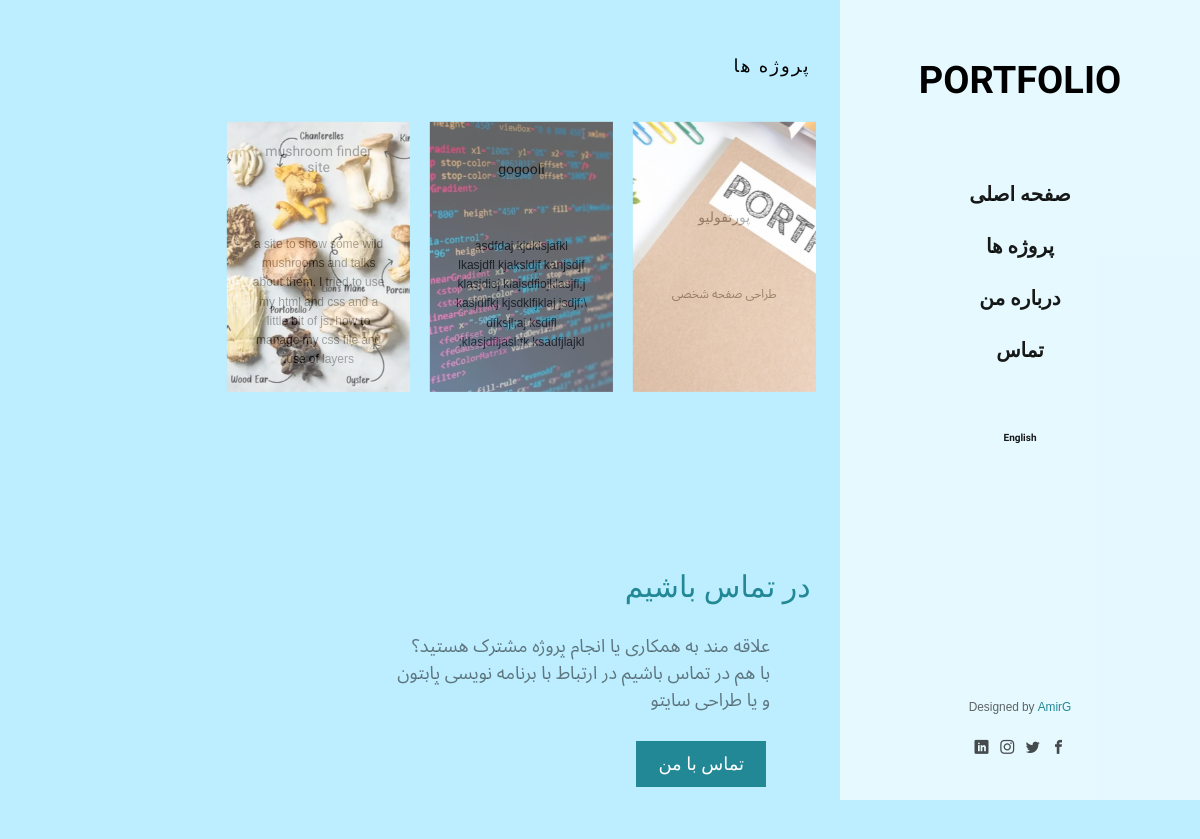
The app's page /fa/projects/, older data.
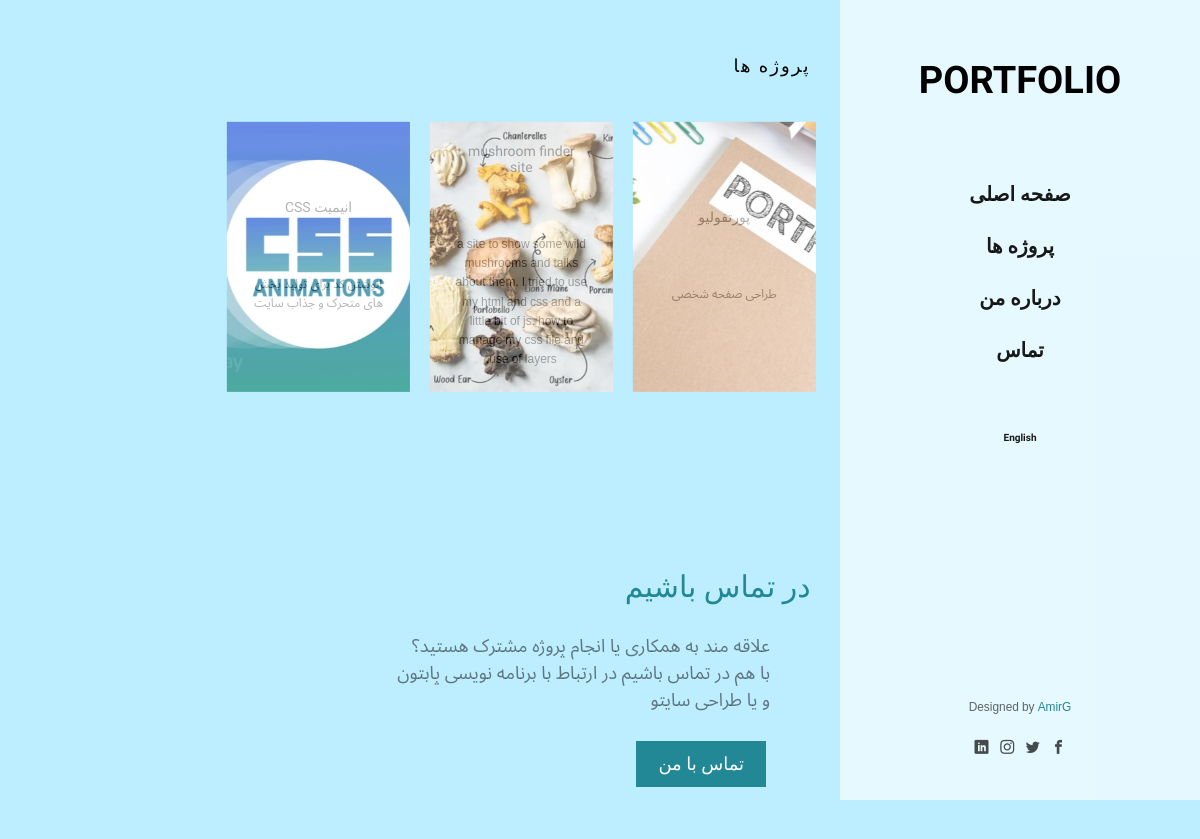
The same page, newer data.
### protfolio/models.py (models this page shows, shortened)
class Project(models.Model):
    title = models.CharField(max_length=200)
    slug = models.SlugField(max_length=200, unique=True)
    description = models.TextField()
    detailed_description = models.TextField(blank=True)
    title_fa = models.CharField(max_length=200, null=True)
    description_fa = models.TextField(null=True)
    detailed_description_fa = models.TextField(blank=True,null=True)
    image = ProcessedImageField(
        upload_to='protfolio/static/protfolio/images/projects',
        processors=[ResizeToFill(500, 400)],
        format='JPEG',
        options={'quality': 100},
        blank=True
    )
    thumbnail = ProcessedImageField(
        upload_to='protfolio/static/protfolio/images/projects/thumbnails',
        processors=[ResizeToFill(400, 300)],
        format='JPEG',
        options={'quality': 80},
        blank=True
    )
    github_url = models.URLField(blank=True)
    live_url = models.URLField(blank=True)
    skills_used = models.ManyToManyField(Skill, through='ProjectSkill')
    featured = models.BooleanField(default=False)
    start_date = models.DateField()
    end_date = models.DateField(null=True, blank=True)
    client = models.CharField(max_length=100, blank=True)
    project_type = models.CharField(max_length=20, choices=[
        ('personal', 'Personal Project'),
        ('client', 'Client Work'),
        ('open-source', 'Open Source')
    ], default='personal')
    def image_basename(self):
        if self.image:
            return str(self.image)[len('protfolio/static/protfolio/images/projects')+1:]
        return ""
    class Meta:
        ordering = ['-start_date']

### protfolio/views.py (the view)
# urls.py: path('projects/', views.projects, name='projects'),
def projects(request):
    context = {
        'projects': Project.objects.all(),
        'skills': Skill.objects.all(),
        'projectskills': ProjectSkill.objects.all().order_by('-project_id')
    }
    return render(request, 'protfolio/projects.html', context)

### protfolio/templates/protfolio/projects.html (shortened to what this page needs)
 {% load static %}
 {% load i18n %}
{% include 'protfolio/includes/head.html'%}
			<div class="fh5co-narrow-content">
				<h2 class="fh5co-heading animate-box" data-animate-effect="fadeInLeft">{%translate "Projects"%}</h2>
				<div class="row row-bottom-padded-md">
					{% for project in projects%}
					<div class="col-md-3 col-sm-6 col-padding text-center animate-box">
						<a href="{%url 'projects'%}{{project.id}}" class="work image-popup" style="background-image: url({% static 'protfolio/images/projects/'%}{{project.image_basename}});">
							<div class="desc">
								<h3>{%if LANGUAGE_CODE == 'fa' and project.title_fa %}  {{project.title_fa}} {%else%} {{project.title}}{%endif%}</h3>
								<span>{%if LANGUAGE_CODE == 'fa' and project.description_fa %}  {{project.description_fa}} {%else%} {{project.description}}{%endif%}</span>
							</div>
						</a>
					</div>
					{% endfor %}
				</div>
			</div>
			<div id="get-in-touch">
				<div class="fh5co-narrow-content">
					<div class="row">
						<div class="col-md-4 animate-box" data-animate-effect="fadeInLeft">
							<h1 class="fh5co-heading-colored">{%translate "Get in touch"%}</h1>
						</div>
					</div>
					<div class="row">
						<div class="col-md-6 col-md-offset-3 col-md-pull-3 animate-box" data-animate-effect="fadeInLeft">
							<p class="fh5co-lead">{%translate "Interested in collaborating or have a project in mind?"%}<br/> {%translate "Let’s connect! Whether it’s Python automation, web development,"%}</p>
							<p><a href="{%url 'contact'%}" class="btn btn-primary">{%translate "Contact Me"%}</a></p>
						</div>
					</div>
				</div>
			</div>
		</div>
	</div>
{% include 'protfolio/includes/footer.html'%}

Row changes from the older to the newer data that the page shows:
shown differently, row unchanged: Project "mushroom finder site": moves up the list
changed Project: image_basename: a different picture; title_fa (not shown) → "انیمیت CSS"; description_fa (not shown) → "!نوشتن کد برای تولید بخش های متحرک و جذاب سایت"; title "gogooli" → (not shown); description "asdfdaj kjdklsjafkl lkasjdfl kjaksldjf kanjsdjf klasjdioj klajsdfiojklasjfl;j kasjdlfkj kjsdklfjklaj jsdjf;\\ dfksjl;aj ksdjfl klasjdfljasl;fk ksadfjlajkl;" → (not shown)
